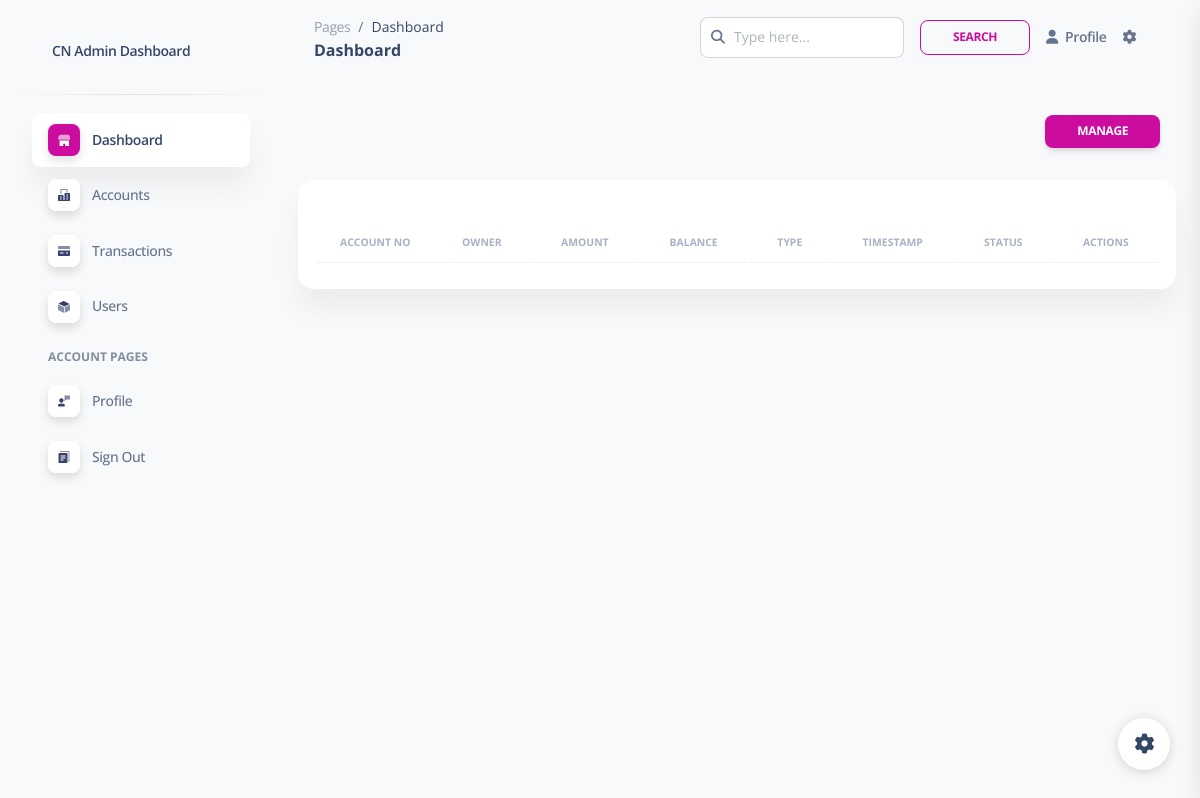
Before: /control/transactions/ with the older database file.
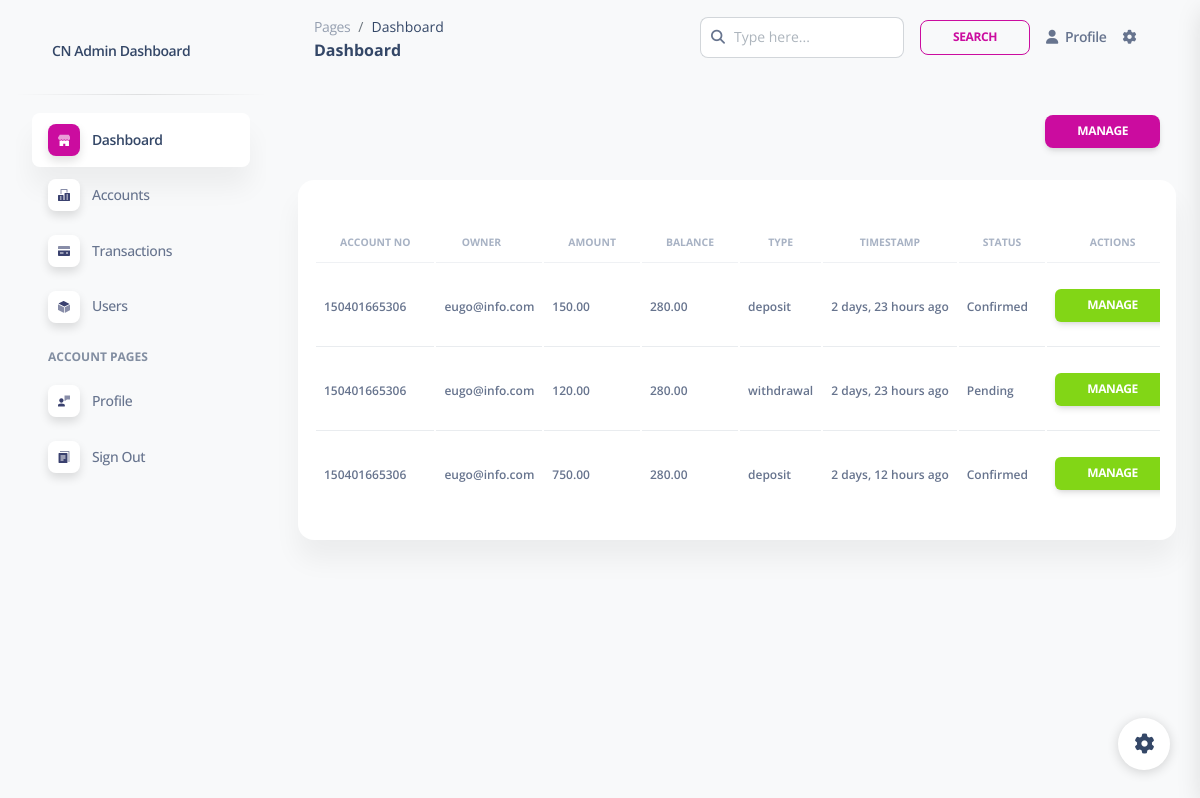
After: the same page with the newer database file.
### core/models.py (models this page shows, shortened)
class Transaction(models.Model):
    TRANSACTION_TYPES = (
        ('deposit', 'Deposit'),
        ('withdrawal', 'Withdrawal'),
    )
    STATUS = (
        ('Pending', 'pending'),
        ('Confirmed', 'confirmed'),
        ('Rejected', 'rejected'),
    )
    account = models.ForeignKey(Account, on_delete=models.CASCADE, related_name='transactions')
    transaction_type = models.CharField(max_length=10, choices=TRANSACTION_TYPES)
    amount = models.DecimalField(max_digits=12, decimal_places=2)
    date = models.DateTimeField(default=timezone.now)
    tr_status = models.CharField(max_length=55, choices=STATUS, default='Pending')

class Account(models.Model):
    STATUS = [
        ('Active', 'active'),
        ('Inactive', 'inactive'),
        ('Pending', 'pending'),
        ('On Hold', 'on hold'),
        ('Closed', 'closed'),
    ]
    user = models.OneToOneField(CustomUser, on_delete=models.CASCADE, related_name='account')
    balance = models.DecimalField(max_digits=12, decimal_places=2, default=0.00)
    status = models.CharField(max_length=50, choices=STATUS, default='pending')
    account_no = models.CharField(max_length=12, editable=False, unique=True)
    referred_by = models.ForeignKey(CustomUser, on_delete=models.SET_NULL, null=True, blank=True, related_name='referred_users')
    referral_reward_received = models.BooleanField(default=False)  # To track if the referrer has already been rewarded
    activation_paid = models.BooleanField(default=False)  # Track if the activation fee is paid

### accounts/models.py (models this page shows, shortened)
class CustomUser(AbstractBaseUser, PermissionsMixin):
    ROLES = [
        ('User', 'user'),
        ('Staff', 'staff'),
        ('Admin', 'admin'),
    ]
    name = models.CharField(max_length=30, blank=False)
    phone_no = models.IntegerField(blank=True, null=True)
    email = models.EmailField(unique=True)
    date_joined = models.DateTimeField(default=timezone.now)
    last_login = models.DateTimeField(null=True, blank=True)
    is_active = models.BooleanField(default=True)
    is_staff = models.BooleanField(default=False)
    user_type = models.CharField(max_length=20, choices=ROLES, default='User')
    account_no = models.CharField(max_length=12, unique=True, editable=False)
    referral_code = models.CharField(max_length=12, unique=True, blank=True, null=True)
    password_reset_token = models.CharField(max_length=100, blank=True, null=True)
    password_reset_expiry = models.DateTimeField(blank=True, null=True)
    objects = CustomUserManager()
    USERNAME_FIELD = 'email'
    REQUIRED_FIELDS = ['name']

### control/views.py (the view)
# urls.py: path('transactions/', views.TransactionListView.as_view(), name='transactions'),
class TransactionListView(ListView):
    context_object_name = 'transactions'
    model = Transaction
    template_name = 'transactions/transactions.html'
    paginate_by = 10

### control/templates/transactions/transactions.html
{% extends '../dashboard.html' %}
{% block content %}
<div class="container py-4">
    <div class="d-flex justify-content-end m-3">
        <a href="#" class="btn  btn-sm btn-primary">
            Manage
        </a>
    </div>
    <div class="card p-3">
        <div class="card-body px-0 pb-2">
            <div class="table-responsive">
                <div class="table-responsive">
                    <table class="table align-items-center mb-0">
                        <thead>
                            <tr>
                                <th class="text-uppercase text-secondary text-xxs font-weight-bolder opacity-7">
                                    Account No</th>
                                <th
                                    class="text-uppercase text-secondary text-xxs font-weight-bolder opacity-7 ps-2 text-center">
                                    Owner</th>
                                <th
                                    class="text-center text-uppercase text-secondary text-xxs font-weight-bolder opacity-7">
                                    Amount</th>
                                <th
                                    class="text-center text-uppercase text-secondary text-xxs font-weight-bolder opacity-7">
                                    Balance</th>
                                <th
                                    class="text-center text-uppercase text-secondary text-xxs font-weight-bolder opacity-7">
                                    Type</th>
                                <th
                                    class="text-center text-uppercase text-secondary text-xxs font-weight-bolder opacity-7">
                                    Timestamp</th>
                                <th
                                    class="text-center text-uppercase text-secondary text-xxs font-weight-bolder opacity-7">
                                    Status</th>
                                <th
                                    class="text-center text-uppercase text-secondary text-xxs font-weight-bolder opacity-7">
                                    Actions</th>
                            </tr>
                        </thead>
                        {% for tr in transactions %}
                        <tr>
                            <td class="align-middle text-sm ">
                                <span class="text-xs font-weight-bold"> {{tr.account.account_no}} </span>
                            </td>
                            <td class="align-middle text-sm ">
                                <span class="text-xs font-weight-bold"> {{tr.account.user.email}} </span>
                            </td>
                            <td class="align-middle text-sm ">
                                <span class="text-xs font-weight-bold"> {{tr.amount}} </span>
                            </td>
                            <td class="align-middle text-sm ">
                                <span class="text-xs font-weight-bold"> {{tr.account.balance}} </span>
                            </td>
                            <td class="align-middle text-sm ">
                                <span class="text-xs font-weight-bold"> {{tr.transaction_type}} </span>
                            </td>
                            <td class="align-middle text-sm ">
                                <span class="text-xs font-weight-bold"> {{tr.date | timesince }} ago </span>
                            </td>
                            <td class="align-middle text-sm ">
                                <span class="text-xs font-weight-bold"> {{tr.tr_status}} </span>
                            </td>
                            <td>
                                <a href="{% url 'transaction_update' tr.id %}"
                                    class="btn btn-sm btn-success rounded mt-3">Manage</a>
                            </td>
                        </tr>
                        {% endfor %}
                    </table>
                </div>
            </div>
        </div>
    </div>
</div>
{% endblock %}

Changed rows visible on the page:
added Transaction: account.account_no "150401665306", account.user.email "eugo@info.com", amount "150.00", account.balance "280.00", transaction_type "deposit", date "2 days, 23 hours", tr_status "Confirmed"
added Transaction: account.account_no "150401665306", account.user.email "eugo@info.com", amount "120.00", account.balance "280.00", transaction_type "withdrawal", date "2 days, 23 hours", tr_status "Pending"
added Transaction: account.account_no "150401665306", account.user.email "eugo@info.com", amount "750.00", account.balance "280.00", transaction_type "deposit", date "2 days, 12 hours", tr_status "Confirmed"
